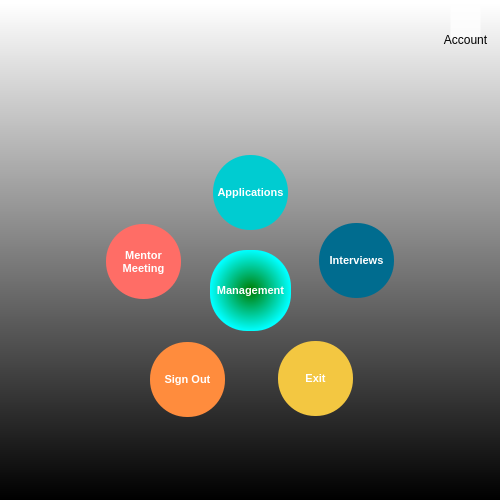
<?xml version="1.0" encoding="UTF-8"?>
<ui version="4.0">
 <class>FormAdminMenu</class>
 <widget class="QWidget" name="FormAdminMenu">
  <property name="geometry">
   <rect>
    <x>0</x>
    <y>0</y>
    <width>500</width>
    <height>500</height>
   </rect>
  </property>
  <property name="minimumSize">
   <size>
    <width>500</width>
    <height>500</height>
   </size>
  </property>
  <property name="maximumSize">
   <size>
    <width>500</width>
    <height>500</height>
   </size>
  </property>
  <property name="windowTitle">
   <string>ADMIN MENU</string>
  </property>
  <property name="windowIcon">
   <iconset>
    <normaloff>pictures/werhere_icon.png</normaloff>pictures/werhere_icon.png</iconset>
  </property>
  <property name="styleSheet">
   <string notr="true">background-color: qlineargradient(spread:pad, x1:0.499773, y1:1, x2:0.5, y2:0.00568182, stop:0 rgba(0, 0, 0, 255), stop:1 rgba(255, 255, 255, 255));</string>
  </property>
  <widget class="QLabel" name="labelLogo">
   <property name="geometry">
    <rect>
     <x>120</x>
     <y>20</y>
     <width>261</width>
     <height>101</height>
    </rect>
   </property>
   <property name="styleSheet">
    <string notr="true">background-color: rgba(0, 0, 0,0%);</string>
   </property>
   <property name="text">
    <string/>
   </property>
   <property name="pixmap">
    <pixmap>pictures/werhere_logo.ico</pixmap>
   </property>
  </widget>
  <widget class="QLabel" name="labelPicMenu">
   <property name="geometry">
    <rect>
     <x>80</x>
     <y>130</y>
     <width>341</width>
     <height>311</height>
    </rect>
   </property>
   <property name="font">
    <font>
     <family>Arial</family>
     <pointsize>8</pointsize>
     <bold>true</bold>
    </font>
   </property>
   <property name="styleSheet">
    <string notr="true">background-color: rgba(0, 0, 0,0%);</string>
   </property>
   <property name="text">
    <string/>
   </property>
   <property name="pixmap">
    <pixmap>pictures/user_loop.png</pixmap>
   </property>
   <property name="scaledContents">
    <bool>true</bool>
   </property>
  </widget>
  <widget class="QPushButton" name="pushButtonExit">
   <property name="geometry">
    <rect>
     <x>278</x>
     <y>341</y>
     <width>75</width>
     <height>75</height>
    </rect>
   </property>
   <property name="minimumSize">
    <size>
     <width>75</width>
     <height>75</height>
    </size>
   </property>
   <property name="maximumSize">
    <size>
     <width>75</width>
     <height>75</height>
    </size>
   </property>
   <property name="font">
    <font>
     <family>Arial</family>
     <pointsize>8</pointsize>
     <bold>true</bold>
    </font>
   </property>
   <property name="styleSheet">
    <string notr="true">QPushButton{
	border-radius : 37px;
	background-color: rgb(243, 199, 65);
	color: rgb(255, 255, 255);
}
QPushButton:hover{
	
	background-color: rgb(162, 132, 43);
}
</string>
   </property>
   <property name="text">
    <string>Exit</string>
   </property>
  </widget>
  <widget class="QPushButton" name="pushButtonApplications">
   <property name="geometry">
    <rect>
     <x>213</x>
     <y>155</y>
     <width>75</width>
     <height>75</height>
    </rect>
   </property>
   <property name="minimumSize">
    <size>
     <width>75</width>
     <height>75</height>
    </size>
   </property>
   <property name="maximumSize">
    <size>
     <width>75</width>
     <height>75</height>
    </size>
   </property>
   <property name="font">
    <font>
     <family>Arial</family>
     <pointsize>8</pointsize>
     <bold>true</bold>
    </font>
   </property>
   <property name="styleSheet">
    <string notr="true">QPushButton{
	border-radius : 37px;
	
	background-color: rgb(0, 204, 209);
	color: rgb(255, 255, 255);
}
QPushButton:hover{
	
	
	background-color: rgb(0, 251, 255);
}
</string>
   </property>
   <property name="text">
    <string>Applications</string>
   </property>
  </widget>
  <widget class="QPushButton" name="pushButtonManagement">
   <property name="geometry">
    <rect>
     <x>210</x>
     <y>250</y>
     <width>81</width>
     <height>81</height>
    </rect>
   </property>
   <property name="minimumSize">
    <size>
     <width>81</width>
     <height>81</height>
    </size>
   </property>
   <property name="maximumSize">
    <size>
     <width>81</width>
     <height>81</height>
    </size>
   </property>
   <property name="font">
    <font>
     <family>Arial</family>
     <pointsize>8</pointsize>
     <bold>true</bold>
    </font>
   </property>
   <property name="styleSheet">
    <string notr="true">QPushButton{
	border-radius : 37px;
	background-color: qradialgradient(spread:pad, cx:0.5, cy:0.5, radius:0.5, fx:0.5, fy:0.5, stop:0 rgba(0, 123, 0, 255), stop:1 rgba(0, 255, 255, 255));
	color: rgb(255, 255, 255);
}
QPushButton:hover{
	
	background-color: rgb(0, 170, 28);
}
</string>
   </property>
   <property name="text">
    <string>Management</string>
   </property>
  </widget>
  <widget class="QPushButton" name="pushButtonMentorMeeting">
   <property name="geometry">
    <rect>
     <x>106</x>
     <y>224</y>
     <width>75</width>
     <height>75</height>
    </rect>
   </property>
   <property name="minimumSize">
    <size>
     <width>75</width>
     <height>75</height>
    </size>
   </property>
   <property name="maximumSize">
    <size>
     <width>75</width>
     <height>75</height>
    </size>
   </property>
   <property name="font">
    <font>
     <family>Arial</family>
     <pointsize>8</pointsize>
     <bold>true</bold>
    </font>
   </property>
   <property name="styleSheet">
    <string notr="true">QPushButton{
	border-radius : 37px;
	background-color: rgb(255, 109, 102);
	color: rgb(255, 255, 255);
}
QPushButton:hover{
	background-color: rgb(195, 82, 78);
}
</string>
   </property>
   <property name="text">
    <string>Mentor 
Meeting</string>
   </property>
  </widget>
  <widget class="QPushButton" name="pushButtonSignOut">
   <property name="geometry">
    <rect>
     <x>150</x>
     <y>342</y>
     <width>75</width>
     <height>75</height>
    </rect>
   </property>
   <property name="minimumSize">
    <size>
     <width>75</width>
     <height>75</height>
    </size>
   </property>
   <property name="maximumSize">
    <size>
     <width>75</width>
     <height>75</height>
    </size>
   </property>
   <property name="font">
    <font>
     <family>Arial</family>
     <pointsize>8</pointsize>
     <bold>true</bold>
    </font>
   </property>
   <property name="styleSheet">
    <string notr="true">QPushButton{
	border-radius : 37px;
	background-color: rgb(255, 140, 61);
	color: rgb(255, 255, 255);
}
QPushButton:hover{
	background-color: rgb(184, 100, 44);
}
</string>
   </property>
   <property name="text">
    <string>Sign Out</string>
   </property>
  </widget>
  <widget class="QPushButton" name="pushButtonInterviews">
   <property name="geometry">
    <rect>
     <x>319</x>
     <y>223</y>
     <width>75</width>
     <height>75</height>
    </rect>
   </property>
   <property name="minimumSize">
    <size>
     <width>75</width>
     <height>75</height>
    </size>
   </property>
   <property name="maximumSize">
    <size>
     <width>75</width>
     <height>75</height>
    </size>
   </property>
   <property name="font">
    <font>
     <family>Arial</family>
     <pointsize>8</pointsize>
     <bold>true</bold>
    </font>
   </property>
   <property name="styleSheet">
    <string notr="true">QPushButton{
	border-radius : 37px;
	background-color: rgb(0, 108, 143);
	color: rgb(255, 255, 255);
}
QPushButton:hover{
	background-color: rgb(0, 152, 198);
}
</string>
   </property>
   <property name="text">
    <string>Interviews</string>
   </property>
  </widget>
  <widget class="QFrame" name="frameCurrentUser">
   <property name="geometry">
    <rect>
     <x>430</x>
     <y>0</y>
     <width>71</width>
     <height>51</height>
    </rect>
   </property>
   <property name="styleSheet">
    <string notr="true">background-color: rgba(0, 0, 0, 0);</string>
   </property>
   <property name="frameShape">
    <enum>QFrame::StyledPanel</enum>
   </property>
   <property name="frameShadow">
    <enum>QFrame::Raised</enum>
   </property>
   <widget class="QLabel" name="labelCurrentUserPic">
    <property name="geometry">
     <rect>
      <x>20</x>
      <y>0</y>
      <width>31</width>
      <height>31</height>
     </rect>
    </property>
    <property name="styleSheet">
     <string notr="true">background-color: rgba(255, 255, 255, 0);</string>
    </property>
    <property name="text">
     <string/>
    </property>
    <property name="pixmap">
     <pixmap>pictures/werhere_icon.png</pixmap>
    </property>
   </widget>
   <widget class="QToolButton" name="toolButtonAccount">
    <property name="geometry">
     <rect>
      <x>20</x>
      <y>0</y>
      <width>31</width>
      <height>41</height>
     </rect>
    </property>
    <property name="styleSheet">
     <string notr="true">background-color: rgba(255, 255, 255, 0);</string>
    </property>
    <property name="text">
     <string/>
    </property>
    <property name="toolButtonStyle">
     <enum>Qt::ToolButtonFollowStyle</enum>
    </property>
   </widget>
   <widget class="QLabel" name="labelCurrentUser">
    <property name="geometry">
     <rect>
      <x>10</x>
      <y>30</y>
      <width>51</width>
      <height>20</height>
     </rect>
    </property>
    <property name="text">
     <string>Account</string>
    </property>
    <property name="alignment">
     <set>Qt::AlignCenter</set>
    </property>
   </widget>
  </widget>
 </widget>
 <tabstops>
  <tabstop>pushButtonExit</tabstop>
  <tabstop>pushButtonSignOut</tabstop>
  <tabstop>pushButtonMentorMeeting</tabstop>
  <tabstop>pushButtonApplications</tabstop>
  <tabstop>pushButtonInterviews</tabstop>
  <tabstop>pushButtonManagement</tabstop>
 </tabstops>
 <resources/>
 <connections/>
</ui>
